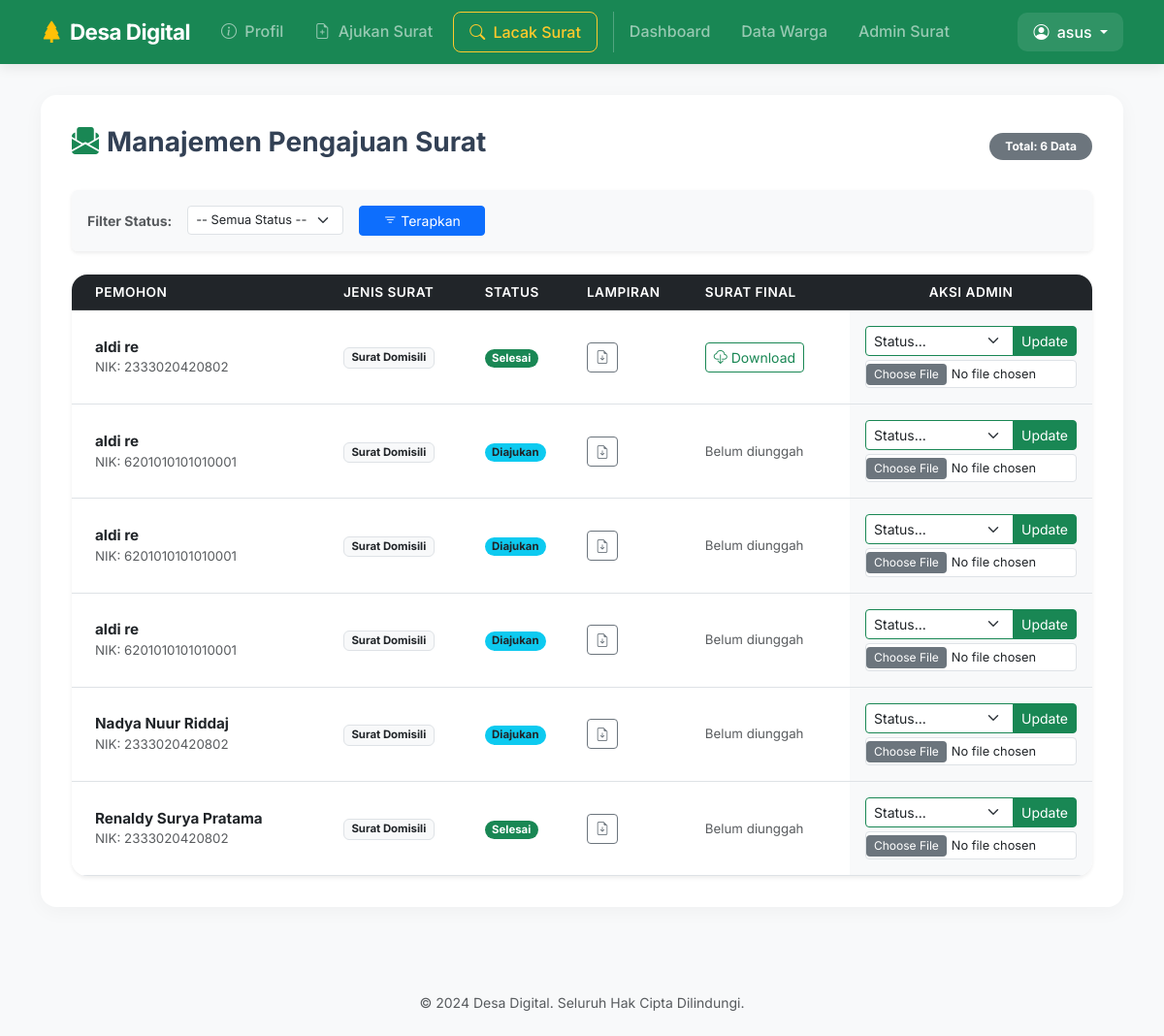
Page /admin-surat/ (signed in) on the committed database.
### core/models.py (models this page shows, shortened)
class PengajuanSurat(models.Model):
    JENIS = [
        ('domisili','Surat Domisili'),
        ('usaha','Surat Usaha'),
        ('tidak_mampu','Surat Tidak Mampu'),
        ('kelahiran','Surat Kelahiran'),
        ('kematian','Surat Kematian'),
    ]
    STATUS = [
        ('diajukan','Diajukan'),
        ('diproses','Diproses'),
        ('selesai','Selesai'),
        ('ditolak','Ditolak'),
    ]
    kode = models.UUIDField(default=uuid.uuid4, editable=False, unique=True)
    nama = models.CharField(max_length=100)
    nik = models.CharField(max_length=20)
    jenis = models.CharField(max_length=50, choices=JENIS)
    keterangan = models.TextField(blank=True)
    file_pendukung = models.FileField(upload_to="berkas/", null=True, blank=True)
    file_surat_jadi = models.FileField(upload_to="surat_jadi/", null=True, blank=True)
    status = models.CharField(max_length=20, choices=STATUS, default='diajukan')
    dibuat = models.DateTimeField(auto_now_add=True)

### core/views.py (the view)
# urls.py: path('admin-surat/', views.surat_admin, name="surat_admin"),
@login_required
def surat_admin(request):
    status_filter = request.GET.get("status")
    if status_filter:
        data = PengajuanSurat.objects.filter(status=status_filter).order_by("-dibuat")
    else:
        data = PengajuanSurat.objects.all().order_by("-dibuat")
    return render(request, "surat_admin.html", {"data": data, "status_filter": status_filter})

### core/templates/surat_admin.html (shortened to what this page needs)
{% extends "base.html" %}
{% block content %}
<div class="d-flex justify-content-between align-items-center mb-4">
    <h3 class="fw-bold"><i class="bi bi-envelope-paper-fill text-success me-2"></i>Manajemen Pengajuan Surat</h3>
    <span class="badge bg-secondary px-3 py-2 rounded-pill">Total: {{ data|length }} Data</span>
</div>
<div class="card border-0 shadow-sm mb-4">
    <div class="card-body bg-light rounded">
        <form method="get" class="row g-3 align-items-center">
            <div class="col-auto">
                <label class="small fw-bold text-muted">Filter Status:</label>
            </div>
            <div class="col-auto">
                <select name="status" class="form-select form-select-sm">
                    <option value="">-- Semua Status --</option>
                </select>
            </div>
            <div class="col-auto">
                <button class="btn btn-primary btn-sm px-4">
                    <i class="bi bi-filter me-1"></i>Terapkan
                </button>
            </div>
        </form>
    </div>
</div>
<div class="table-responsive shadow-sm rounded-4">
    <table class="table table-hover align-middle bg-white mb-0">
        <thead class="table-dark">
            <tr>
                <th class="ps-4">Pemohon</th>
                <th>Jenis Surat</th>
                <th>Status</th>
                <th>Lampiran</th>
                <th>Surat Final</th>
                <th class="text-center" style="width: 250px;">Aksi Admin</th>
            </tr>
        </thead>
        <tbody>
            {% for s in data %}
            <tr>
                <td class="ps-4">
                    <div class="fw-bold">{{ s.nama }}</div>
                    <div class="text-muted small">NIK: {{ s.nik }}</div>
                </td>
                <td><span class="badge bg-light text-dark border">{{ s.get_jenis_display }}</span></td>
                <td>
                    {% if s.status == 'diajukan' %}
                        <span class="badge rounded-pill bg-info text-dark">Diajukan</span>
                    {% elif s.status == 'diproses' %}
                        <span class="badge rounded-pill bg-warning text-dark">Diproses</span>
                    {% elif s.status == 'selesai' %}
                        <span class="badge rounded-pill bg-success text-white">Selesai</span>
                    {% else %}
                        <span class="badge rounded-pill bg-danger text-white">Ditolak</span>
                    {% endif %}
                </td>
                <td>
                    {% if s.file_pendukung %}
                    <a href="{{ s.file_pendukung.url }}" class="btn btn-outline-secondary btn-sm" target="_blank">
                        <i class="bi bi-file-earmark-arrow-down"></i>
                    </a>
                    {% else %}<span class="text-muted small">Tidak ada</span>{% endif %}
                </td>
                <td>
                    {% if s.file_surat_jadi %}
                    <a href="{{ s.file_surat_jadi.url }}" class="btn btn-outline-success btn-sm" target="_blank">
                        <i class="bi bi-cloud-download"></i> Download
                    </a>
                    {% else %}<span class="text-muted small">Belum diunggah</span>{% endif %}
                </td>
                <td class="bg-light p-3">
                    <form action="{% url 'ubah_status' s.id %}" method="post" enctype="multipart/form-data">
                        <div class="input-group input-group-sm mb-1">
                            <select name="status" class="form-select border-success" required>
                                <option value="" selected disabled>Status...</option>
                            </select>
                            <button class="btn btn-success">Update</button>
                        </div>
                        <input type="file" name="file_surat_jadi" class="form-control form-control-sm" title="Upload hasil scan surat">
                    </form>
                </td>
            </tr>
            {% endfor %}
        </tbody>
    </table>
</div>
{% endblock %}

### core/templates/base.html (shortened to what this page needs)
<!DOCTYPE html>
<html lang="id">
<head>
    <link href="https://cdn.jsdelivr.net/npm/bootstrap@5.3.0/dist/css/bootstrap.min.css" rel="stylesheet">
    <link rel="stylesheet" href="https://cdn.jsdelivr.net/npm/bootstrap-icons@1.11.0/font/bootstrap-icons.css">
</head>
<body>
<nav class="navbar navbar-expand-lg navbar-dark bg-success sticky-top">
    <div class="container">
        <a class="navbar-brand d-flex align-items-center" href="/">
            <i class="bi bi-tree-fill me-2 text-warning"></i>
            <span>Desa Digital</span>
        </a>
        <div class="collapse navbar-collapse" id="navbarNav">
            <ul class="navbar-nav me-auto mb-2 mb-lg-0">
                <li class="nav-item">
                    <a class="nav-link" href="{% url 'profil' %}">
                        <i class="bi bi-info-circle me-1"></i> Profil
                    </a>
                </li>
                <li class="nav-item">
                    <a class="nav-link" href="{% url 'ajukan_surat' %}">
                        <i class="bi bi-file-earmark-plus me-1"></i> Ajukan Surat
                    </a>
                </li>
                <li class="nav-item">
                    <a class="nav-link nav-tracking" href="{% url 'tracking' %}">
                        <i class="bi bi-search me-1"></i> Lacak Surat
                    </a>
                </li>
                {% if user.is_authenticated %}
                <li class="nav-item">
                    <a class="nav-link" href="{% url 'dashboard' %}">Dashboard</a>
                </li>
                <li class="nav-item">
                    <a class="nav-link" href="{% url 'warga_list' %}">Data Warga</a>
                </li>
                <li class="nav-item">
                    <a class="nav-link" href="{% url 'surat_admin' %}">Admin Surat</a>
                </li>
                {% endif %}
            </ul>
            <ul class="navbar-nav ms-auto align-items-lg-center">
                {% if user.is_authenticated %}
                    <li class="nav-item dropdown">
                        <a class="nav-link dropdown-toggle user-profile-nav text-white" href="#" role="button" data-bs-toggle="dropdown">
                            <i class="bi bi-person-circle me-1"></i> {{ user.username }}
                        </a>
                    </li>
                {% else %}
                    <li class="nav-item">
                        <a class="btn btn-outline-light btn-sm px-4 rounded-pill" href="{% url 'login' %}">
                            Login Admin
                        </a>
                    </li>
                {% endif %}
            </ul>
        </div>
    </div>
</nav>
<div class="container">
    <main class="main-content">
        {% block content %}{% endblock %}
    </main>
</div>
<footer class="text-center py-4 text-muted small">
    &copy; 2024 Desa Digital. Seluruh Hak Cipta Dilindungi.
</footer>
</body>
</html>

### core/templates/base.html (style rules this page uses)
:root { --primary-color: #198754; --accent-color: #ffca2c; }
body { font-family: 'Inter', sans-serif; background-color: #f8f9fa; color: #334155; }
.navbar { box-shadow: 0 4px 12px rgba(0,0,0,0.08); padding: 0.7rem 0; }
.navbar-brand { font-weight: 700; letter-spacing: -0.5px; font-size: 1.4rem; }
.nav-link { font-weight: 500; padding: 0.5rem 1rem !important; transition: all 0.2s; }
.nav-tracking { color: var(--accent-color) !important; border: 1px solid var(--accent-color); border-radius: 8px; margin-left: 5px; }
.main-content { background: #ffffff; border-radius: 16px; padding: 2rem; box-shadow: 0 4px 20px rgba(0,0,0,0.04); margin-top: 2rem; margin-bottom: 4rem; min-height: 70vh; }
.user-profile-nav { background: rgba(255,255,255,0.1); border-radius: 10px; padding: 2px 12px; }

### core/templates/surat_admin.html (style rules this page uses)
.table thead th { font-weight: 600; font-size: 0.85rem; text-transform: uppercase; letter-spacing: 0.5px; }
.table tbody td { font-size: 0.95rem; }
.form-control-sm, .form-select-sm { font-size: 0.8rem; }

### rows in the picture
PengajuanSurat: nama "aldi re", nik "2333020420802", jenis "Surat Domisili", status "Selesai"
PengajuanSurat: nama "aldi re", nik "6201010101010001", jenis "Surat Domisili", status "Diajukan", file_surat_jadi "Belum diunggah"
PengajuanSurat: nama "aldi re", nik "6201010101010001", jenis "Surat Domisili", status "Diajukan", file_surat_jadi "Belum diunggah"
PengajuanSurat: nama "aldi re", nik "6201010101010001", jenis "Surat Domisili", status "Diajukan", file_surat_jadi "Belum diunggah"
PengajuanSurat: nama "Nadya Nuur Riddaj", nik "2333020420802", jenis "Surat Domisili", status "Diajukan", file_surat_jadi "Belum diunggah"
PengajuanSurat: nama "Renaldy Surya Pratama", nik "2333020420802", jenis "Surat Domisili", status "Selesai", file_surat_jadi "Belum diunggah"

### other values in the picture
{{ user.username }} "asus"
{{ data|length }} "6"
